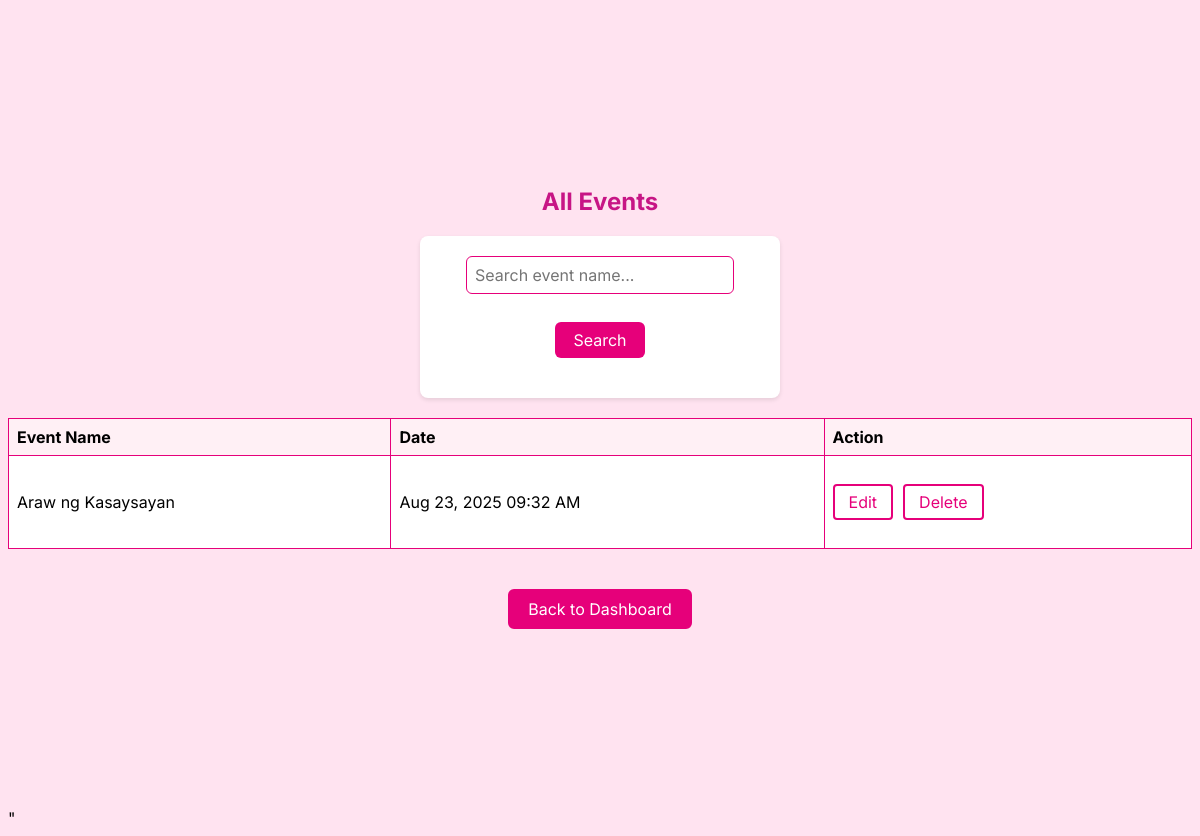
The page /attendance/events/ (signed in) on the database as committed earlier.
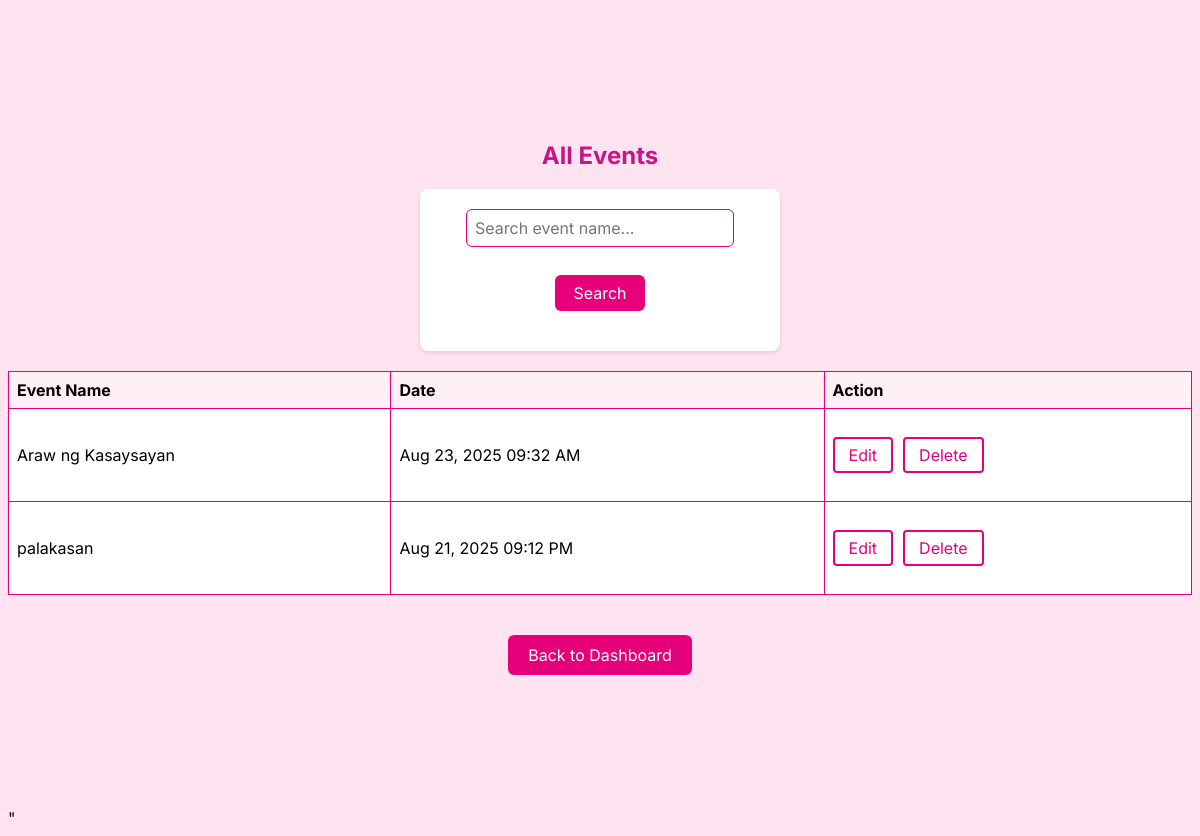
The same page on the database as committed later.
### attendance/models.py (models this page shows, shortened)
class Event(models.Model):
    name = models.CharField(max_length=200)
    date = models.DateTimeField()
    college = models.ForeignKey(
        'College',
        on_delete=models.CASCADE,
        null=True,      # Null means general event
        blank=True
    )

### attendance/views.py (the view)
# urls.py: path('events/', views.events_list, name='events_list'),
@login_required
def events_list(request):
    query = request.GET.get('q', '')
    if query:
        events = Event.objects.filter(name__icontains=query)
    else:
        events = Event.objects.all()
    return render(request, 'events_list.html', {'events': events})

### attendance/templates/events_list.html (shortened to what this page needs)
{% extends 'base.html' %}
{% block content %}
<h2>All Events</h2>
<form method="get" action="" style="margin-bottom: 20px; display: flex; gap: 8px; align-items: center;">
    <input type="text" name="q" placeholder="Search event name..." value="{{ request.GET.q|default_if_none:'' }}" style="padding:8px; border-radius:6px; border:1px solid #e6007a; width: 250px;">
    <button type="submit" style="background:#e6007a; color:#fff; border:none; padding:8px 18px; border-radius:6px; cursor:pointer;">Search</button>
</form>
<table style="width:100%; border-collapse:collapse; background:#fff;">
    <thead>
        <tr style="background:#ffe3f0;">
            <th style="padding:8px; border:1px solid #e6007a;">Event Name</th>
            <th style="padding:8px; border:1px solid #e6007a;">Date</th>
            <th style="padding:8px; border:1px solid #e6007a;">Action</th>
        </tr>
    </thead>
    <tbody>
        {% for event in events %}
        <tr>
            <td style="padding:8px; border:1px solid #e6007a;">{{ event.name }}</td>
            <td style="padding:8px; border:1px solid #e6007a;">{{ event.date|date:"M j, Y h:i A" }}</td>
            <td style="padding:8px; border:1px solid #e6007a; vertical-align: middle;">
                <div style="display: flex; gap: 10px; align-items: center;">
                    <a href="{% url 'edit_event' event.id %}" style="display: flex; align-items: center;">
                        <button type="button" style="background:#fff; color:#e6007a; border:2px solid #e6007a; padding:6px 14px; border-radius:4px; cursor:pointer;">Edit</button>
                    </a>
                    <form method="post" action="{% url 'delete_event' event.id %}" style="display:inline; margin:0;">
                        <button type="submit" style="background:#fff; color:#e6007a; border:2px solid #e6007a; padding:6px 14px; border-radius:4px; cursor:pointer;"
                            onclick="return confirm('Are you sure you want to delete this event?');">
                            Delete
                        </button>
                    </form>
                </div>
            </td>
        </tr>
        {% empty %}
        <tr>
            <td colspan="3" style="padding:8px; border:1px solid #e6007a;">No events found.</td>
        </tr>
        {% endfor %}
    </tbody>
</table>
<a href="{% url 'dashboard' %}">
    <button type="button" style="background:#e6007a; color:#fff; border:2px solid #e6007a; padding:8px 18px; border-radius:6px; cursor:pointer; margin-top:20px;">
        Back to Dashboard
    </button>
</a>
{% endblock %}

Rows that differ between the two databases and show on the page:
added Event: name "palakasan", date "Aug 21, 2025 09:12 PM"
